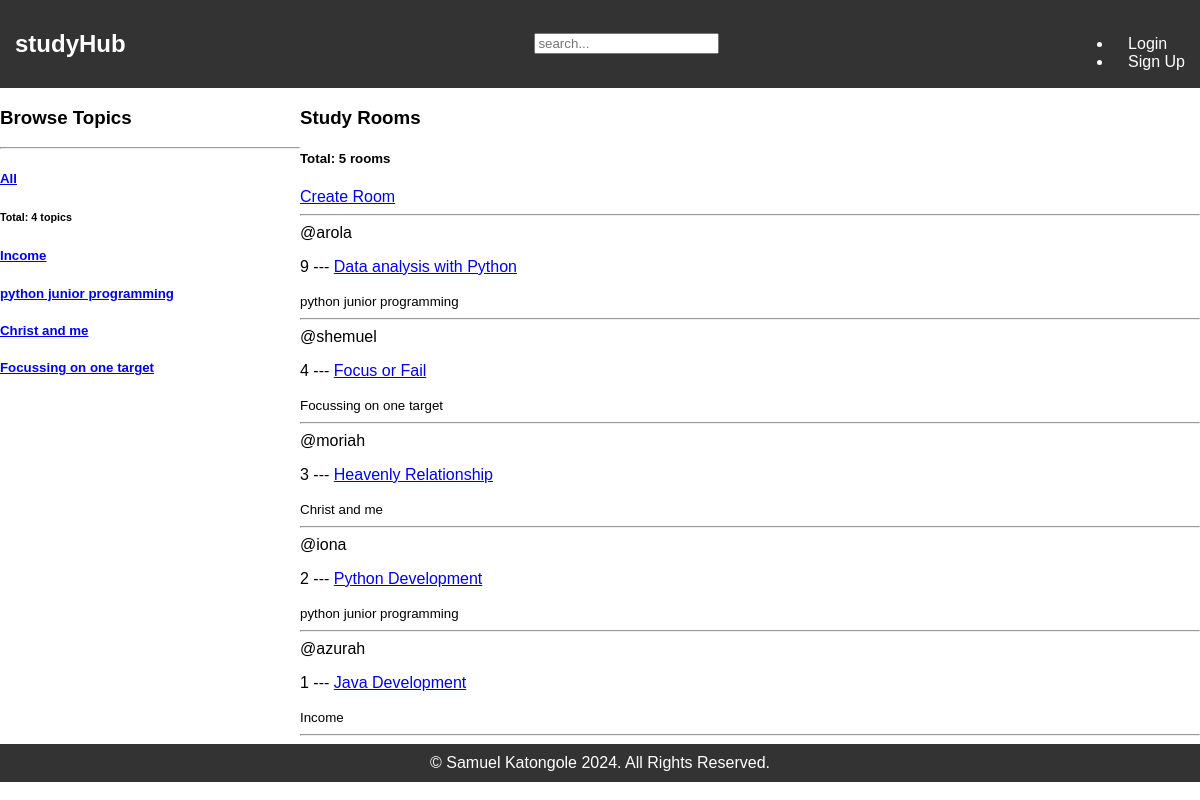
Before: / with the older database file.
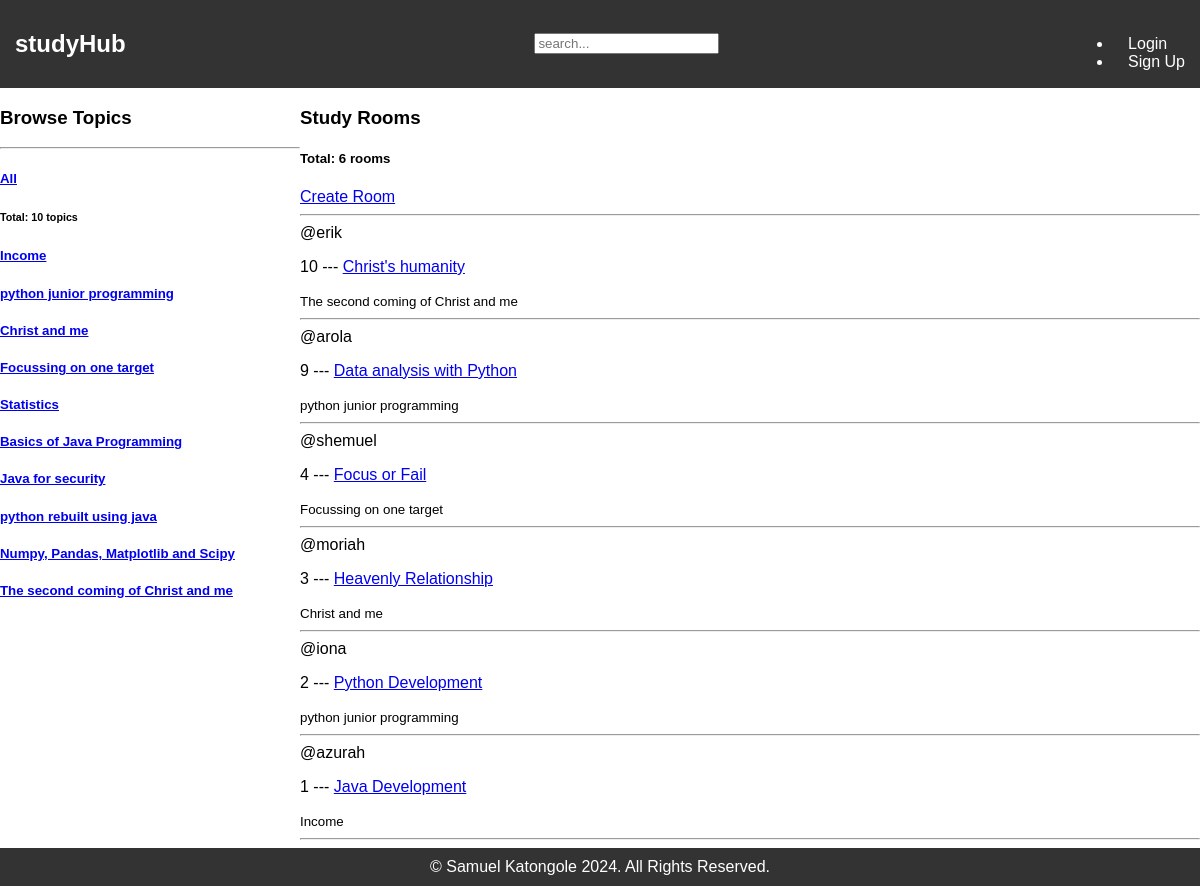
After: the same page with the newer database file.
### Rooms/models.py (models this page shows, shortened)
class Topic(models.Model):
    name=models.CharField(max_length=200)

class Room(models.Model):
    host = models.ForeignKey(User, on_delete= models.SET_NULL, null=True)
    topic = models.ForeignKey(Topic, on_delete= models.SET_NULL, null=True)
    description = models.TextField(null=True, blank=True) # description of the room
    name = models.CharField(max_length=200) # name of the room
    created = models.DateTimeField(auto_now_add=True) # created once
    updated= models.DateTimeField(auto_now=True) # changed
    participants = ... # participants in the room
    class Meta:
        ordering = ['-updated', '-created'] # ordered based on those fields

### Rooms/views.py (the view)
# urls.py: path('',views.home, name='home'),
def home(request):
    topics = Topic.objects.all() # query all topics from db
    q = request.GET.get('q') if request.GET.get('q')!=None else ''
    rooms = Room.objects.filter(
        Q(topic__name__icontains = q) |
        Q(name__icontains = q) | # room name
        Q(description__icontains = q) # room description
    )
    roomcount = rooms.count() # get total rooms
    topiccount = topics.count() # get total topics
    context = {
        'allrooms':rooms,
        'alltopics':topics,
        'roomcount':roomcount,
        'topiccount':topiccount}
    return render(request, 'Rooms/home.html', context)

### Rooms/templates/Rooms/home.html (shortened to what this page needs)
{% extends 'parent_hub/base.html' %}
{% block content %}
<div class="home-container">
    <div class="topics-sidebar">
        <h3>Browse Topics</h3>
        <hr>
        <div>
            <h5><a href="{% url 'home' %}">All</a></h5>
            <h6>Total: {{topiccount}} topics</h6>
        </div>
        {% for topic in alltopics %}
        <div>
            <h5><a href="{% url 'home' %}?q={{topic.name}}">{{topic.name}}</a></h5>
        </div>
        {% endfor %}
    </div>
    <div class="topics-view-main">
        <h3>Study Rooms</h3>
        <h5>Total: {{roomcount}} rooms</h5>
        <a href="{% url 'room-create' %}">Create Room</a>
        <hr>
        {% for room in allrooms %}
            <span>@{{room.host.username}}</span>
            <p>{{room.id}} --- <a href="{% url 'room' room.id %}">{{room.name}}</a></p>
            <small>{{room.topic.name}}</small>
            <hr/>
        {% endfor %}
    </div>
</div>
{% endblock %}

### templates/parent_hub/base.html (shortened to what this page needs)
<!DOCTYPE html>
<html lang="en">
<head>
</head>
<body>
    {% include 'parent_hub/navbar.html' %}
    {% block content %}
    {% endblock %}
    {% include 'parent_hub/footer.html' %}
</body>
</html>

### templates/parent_hub/navbar.html (shortened to what this page needs)
<nav class="navbar">
    <div class="navbar-container">
        <div class="navbar-left">
            <h1><a href="/">studyHub</a></h1>
        </div>
        <div class="navbar-search-bar">
            <form action="{% url 'home' %}" method="GET">
                <input type="text" placeholder="search..."
                    name="q"/>
            </form>
        </div>
        <div class="navbar-right">
            <ul style="text-decoration: none; display: inline;">
                {% if request.user.is_authenticated %}
                    <small>Logged in as {{user.username}}</small>
                    <li><a href="{% url 'logout' %}">Logout</a></li>
                {% else %}
                    <li><a href="{% url 'login' %}">Login</a></li>
                {% endif %}
                <li><a href="{% url 'register' %}">Sign Up</a></li>
            </ul>
        </div>
    </div>
</nav>

### templates/parent_hub/footer.html
<footer class="footer">
    <div class="footer-container">
        <p>&copy; Samuel Katongole 2024. All Rights Reserved.</p>
    </div>
</footer>

### templates/parent_hub/base.html (style rules this page uses)
body { margin: 0; padding: 0; font-family: 'Arial', sans-serif; }
.navbar { background-color: #333; color: white; padding: 10px 0; }
.navbar-container { display: flex; justify-content: space-between; align-items: center; }
.navbar a { color: white; text-decoration: none; margin: 0 15px; }
.footer { background-color: #333; color: white; text-align: center; padding: 10px 0; }
.footer p { margin: 0; }

### Rooms/templates/Rooms/home.html (style rules this page uses)
.home-container { display: grid; grid-template-columns: 1fr 3fr; }

Changed rows visible on the page:
added Topic: name "Statistics"
added Topic: name "Basics of Java Programming"
added Topic: name "Java for security"
added Topic: name "python rebuilt using java"
added Topic: name "Numpy, Pandas, Matplotlib and Scipy"
added Topic: name "The second coming of Christ and me"
added Room: host.username "erik", id "10", name "Christ's humanity", topic.name "The second coming of Christ and me"
Other visible differences:
{{ topiccount }}: "4" → "10"
{{ roomcount }}: "5" → "6"
